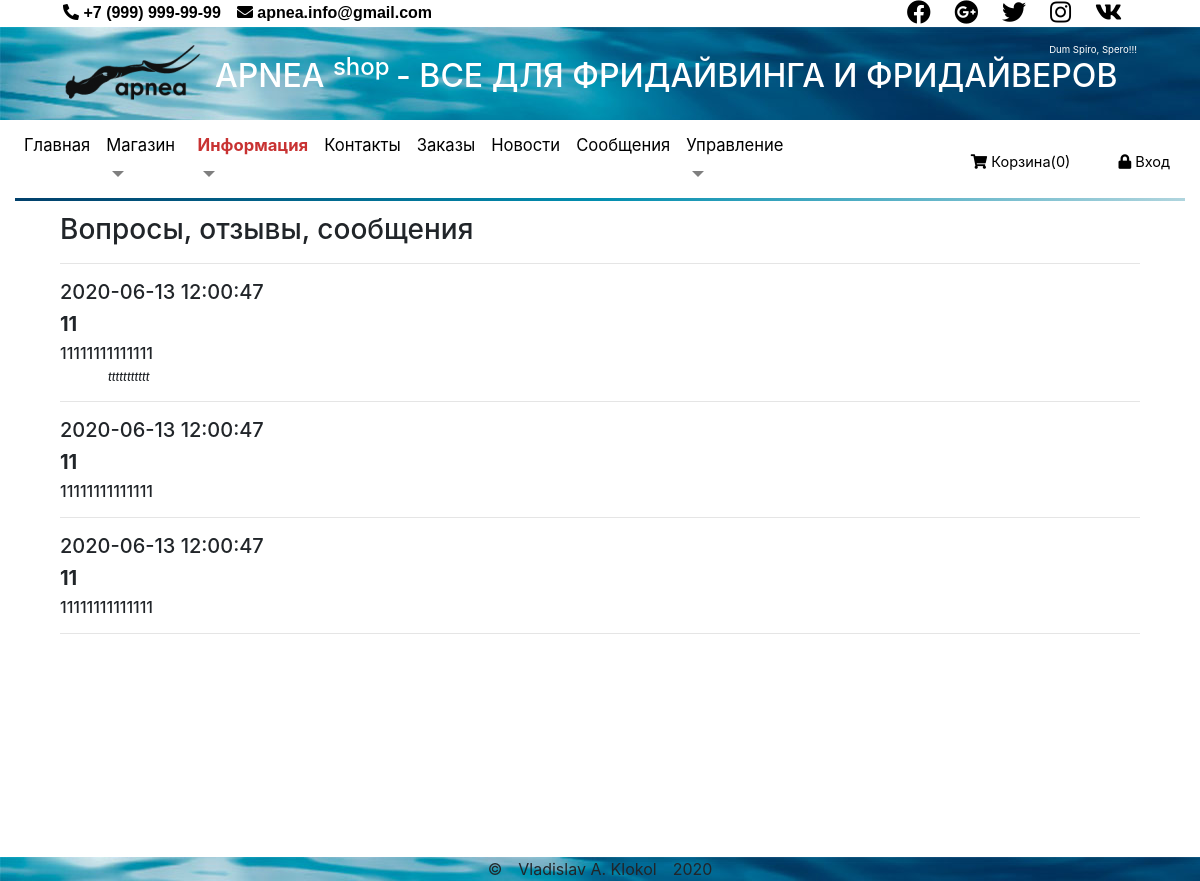
The page /views/service/messages.php on the database its author committed.
### tables this page shows
CREATE TABLE `message` (
  `id` int(6) NOT NULL,
  `visitor` varchar(1024) NOT NULL,
  `email` varchar(1024) NOT NULL,
  `phone` varchar(30) DEFAULT NULL,
  `message` text NOT NULL,
  `date` datetime NOT NULL DEFAULT CURRENT_TIMESTAMP,
  `dispatched` tinyint(1) NOT NULL DEFAULT '0',
  `response` text
);

### module/pdo_query.php (called while the page is built, shortened)
<?php
function getTable(object $pdo, string $table, string $where = "1", $sort = "", $limit = ""): array
{
    $sql = "SELECT * FROM `$table`
    WHERE " . ($where == "" ? 1 : "$where")
        . ($sort == "" ? "" : " ORDER BY $sort")
        . ($limit == "" ? "" : " LIMIT $limit");
    $stmt = $pdo->prepare($sql);
    $stmt->execute();
    return $stmt->fetchAll();
}

### views/service/messages.php (the view, shortened to what this page needs)
<?php
require $_SERVER['DOCUMENT_ROOT'] . '/views/layouts/index.php';
$messages = getTable($pdo, "message","`dispatched`=1", "`date` DESC");
require  $_SERVER['DOCUMENT_ROOT'] . '/views/layouts/header.php';
?>
<h3>Вопросы, отзывы, сообщения</h3>
<hr>
<?php
foreach ($messages as $message) { ?>
    <div class="pr-5">
        <div class="h5"><?= $message['date'] ?></div>
        <div class="h5"><strong><?= $message['visitor'] ?></strong></div>
        <div class="h6"><?= $message['message'] ?></div>
        <?php if ($message['response']) { ?>
            <div class="message-response h6 ml-5 mt-2"><?= $message['response']  ?></div>
        <?php } ?>
    </div>
    <hr>
<?php } ?>
<?php require $_SERVER['DOCUMENT_ROOT'] . '/views/layouts/footer.php';

### css/style.css (style rules this page uses)
.message-response { font-style: italic; font-size: 0.7em; }

### rows shown on the page
message: date "2020-06-13 12:00:47", visitor "11", message "11111111111111", response "ttttttttttt"
message: date "2020-06-13 12:00:47", visitor "11", message "11111111111111"
message: date "2020-06-13 12:00:47", visitor "11", message "11111111111111"

### other values the page prints
$inBasket "0"
